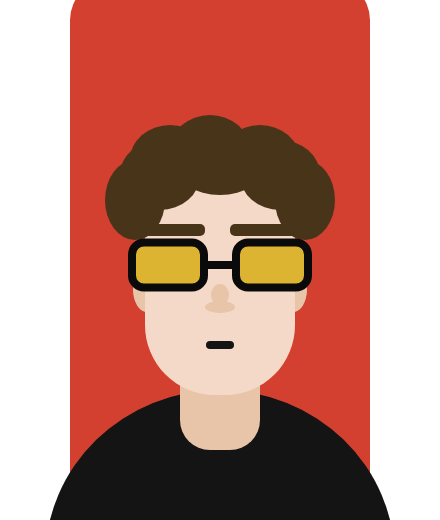
Frame 1 (no input)
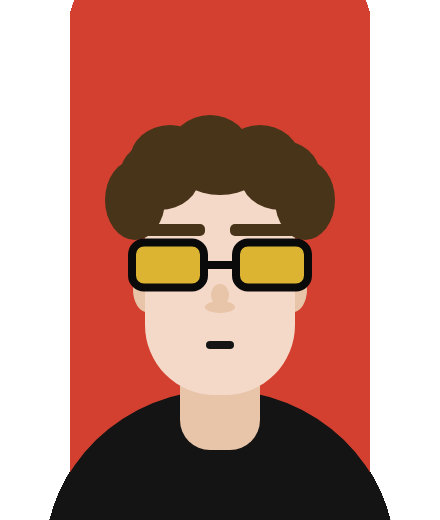
Frame 60 (no input)
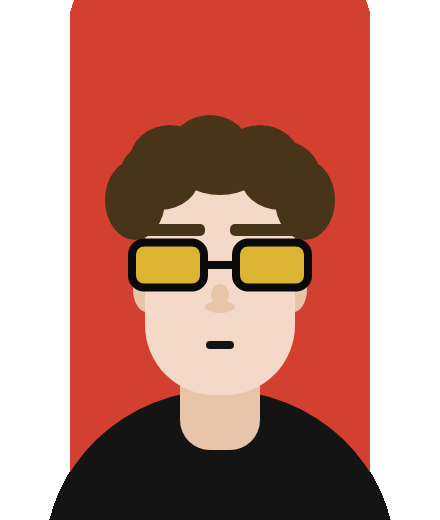
Frame 120 (the mouse pressed at the canvas centre since frame 60)

The p5.js sketch that drew these frames (run headless with seeded random() and noise() and a simulated clock; from frame 60 on, the mouse is pressed at the canvas centre):

// p5.js sketch
// ── sketch.js
/** 
    'A Self Portrait' (2026) by Frida Ruh.
    
    Inspired in 'A Self Portrait' (2025) by Irene Fubara-Manuel.
    This program draws my self-portrait using code.
    
    Self-portraiture is a process through which I learn methods.
    Whether it is drawing myself in animation, as a 3D character, or 
    with code, self-portraiture is how I announce myself in a new
    medium. It is the "hello world" of my situated black feminist
    creative practice.
    
    For the 2025 version, I have drawn the portrait using the 
    rectMode(CENTER) function. Then commented it out to
    create a more cubist/expressionist portrait.
**/

// Filling up the brush
let hair = [72, 53, 25];       // #483519
let skin = "#F5D9C8";         // skin tone
let skin2 = "#E8C4A8";        // depth

function setup() {
  createCanvas(440, 520);
  background("#FFFFFF"); // white background
  rectMode(CENTER);
}

function draw() {
  // Background 
  noStroke();
  fill("#D44030");
  rect(220, 280, 300, 600, 40);

  // Hair
  fill(hair);
  ellipse(210, 150, 80, 70);
  ellipse(170, 160, 80, 70);
  ellipse(260, 160, 80, 70);
  

  // Shirt
  fill(20, 20, 20); // almost black
  ellipse(220, 560, 350, 340);

  // Neck
  fill(skin2);
  rect(220, 390, 80, 120, 30);

  // Ears
  fill(skin2);
  ellipse(148, 290, 30, 45);
  ellipse(292, 290, 30, 45);

  // Head
  fill(skin);
  rect(220, 280, 150, 230, 70);

  // Hair
  fill(hair);
  ellipse(160, 175, 80, 70);
  ellipse(220, 165, 90, 60);
  ellipse(280, 175, 80, 70);
  ellipse(135, 200, 60, 80);
  ellipse(305, 200, 60, 80);

  // Nose 
  fill(skin2);
  ellipse(220, 295, 18, 22);
  ellipse(220, 307, 30, 12);

  // Glasses 
  stroke(10, 10, 10);
  strokeWeight(8);
  // Bridge of glasses
  line(193, 265, 247, 265);
  
  //  Yellow Lenses
  fill(220, 180, 50); 
  rect(168, 265, 72, 45, 12);
  rect(272, 265, 72, 45, 12);

  // Mouth
  noStroke();
  fill(20, 20, 20); 
  rect(220, 345, 28, 8, 5);

  // Eyebrows
  fill(hair);
  rect(170, 230, 70, 12, 5);
  rect(265, 230, 70, 12, 5);
}
